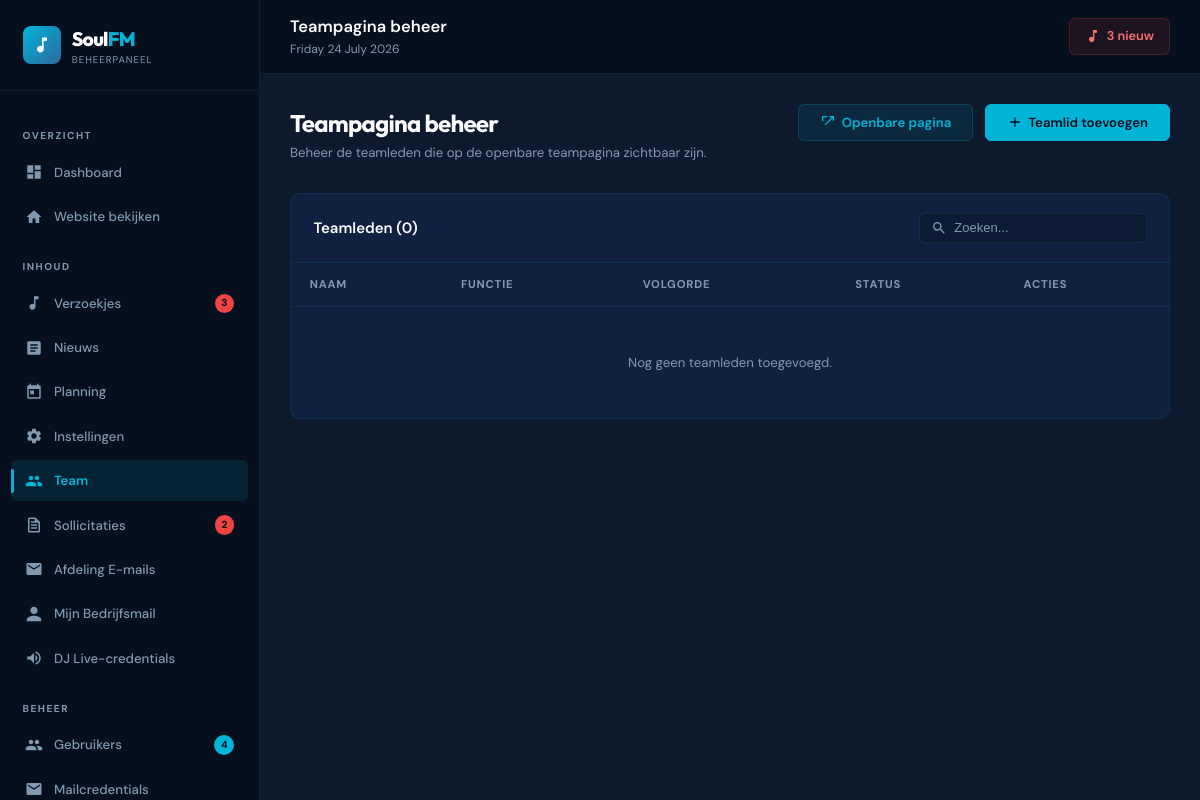
Before: /admin/team.php (signed in) with the older database file.
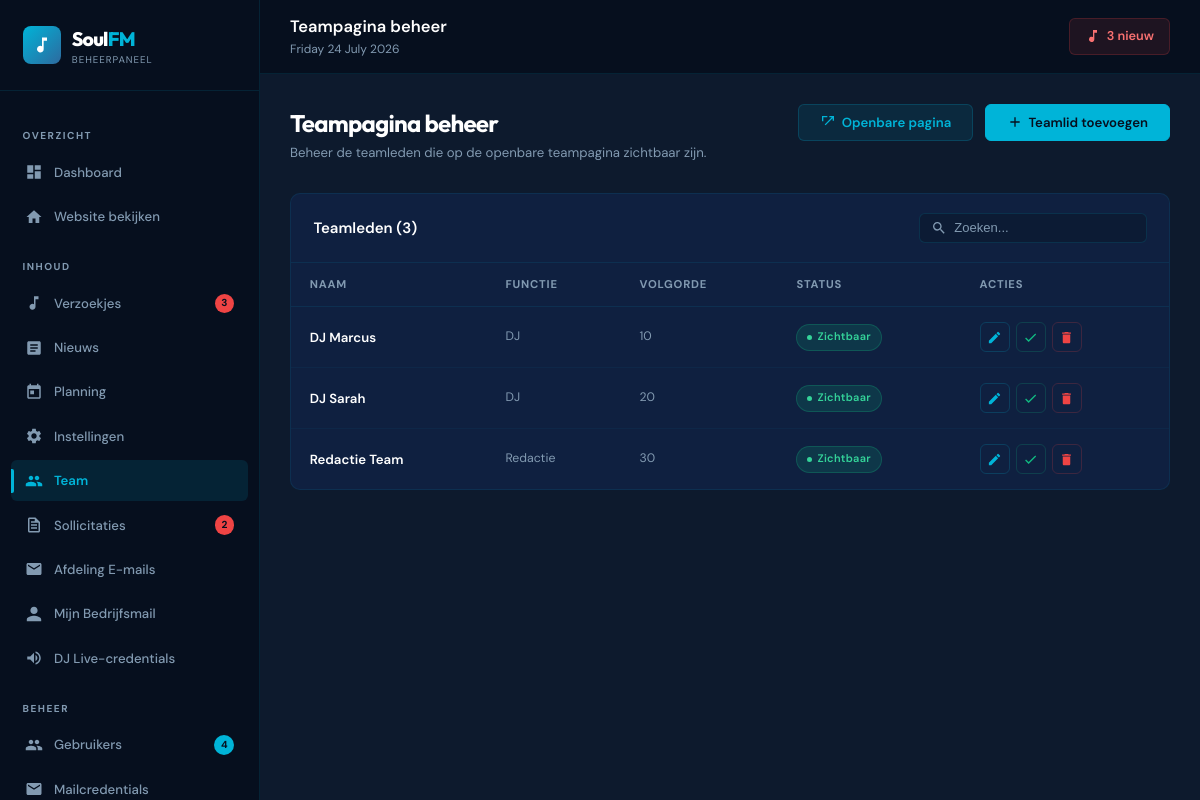
After: the same page with the newer database file.
### tables this page shows
CREATE TABLE IF NOT EXISTS team_members (
    id INT AUTO_INCREMENT PRIMARY KEY,
    name VARCHAR(120) NOT NULL,
    role_title VARCHAR(120) NOT NULL,
    bio TEXT DEFAULT NULL,
    photo_url VARCHAR(255) DEFAULT NULL,
    display_order INT NOT NULL DEFAULT 0,
    is_active TINYINT(1) NOT NULL DEFAULT 1,
    created_at DATETIME NOT NULL DEFAULT CURRENT_TIMESTAMP,
    updated_at DATETIME NOT NULL DEFAULT CURRENT_TIMESTAMP ON UPDATE CURRENT_TIMESTAMP
);

### includes/auth.php (called while the page is built, shortened)
<?php
require_once __DIR__ . '/db.php';
function isLoggedIn(): bool {
    return isset($_SESSION['user_id']) && !empty($_SESSION['user_id']);
}
function hasPermission(string $permission): bool {
    $role = $_SESSION['user_role'] ?? 'listener';
    if ($role === 'admin') return true;
    return in_array($role, $map[$permission] ?? []);
}

### includes/functions.php (called while the page is built, shortened)
<?php
require_once __DIR__ . '/db.php';
function getPendingRequestsCount(): int {
    try {
        $pdo = getPDO();
        return (int) $pdo->query('SELECT COUNT(*) FROM requests WHERE status = "pending"')->fetchColumn();
    } catch (PDOException $e) {
        return 0;
    }
}
function getUserCount(): int {
    try {
        $pdo = getPDO();
        return (int) $pdo->query('SELECT COUNT(*) FROM users')->fetchColumn();
    } catch (PDOException $e) {
        return 0;
    }
}
function getNewApplicationsCount(array $depts = []): int {
    try {
        $pdo = getPDO();
        if (empty($depts)) {
            return (int)$pdo->query('SELECT COUNT(*) FROM applications WHERE status = "new"')->fetchColumn();
        }
        $placeholders = implode(',', array_fill(0, count($depts), '?'));
        $stmt = $pdo->prepare("SELECT COUNT(*) FROM applications WHERE status = 'new' AND department IN ($placeholders)");
        $stmt->execute($depts);
        return (int)$stmt->fetchColumn();
    } catch (PDOException $e) { return 0; }
}
function getAllTeamMembers(): array {
    try {
        $stmt = getPDO()->query('
            SELECT id, name, role_title, bio, photo_url, display_order, is_active, created_at, updated_at
            FROM team_members
            ORDER BY display_order ASC, name ASC
        ');
        return $stmt->fetchAll();
    } catch (PDOException $e) {
        return [];
    }
}

### includes/db.php (called while the page is built, shortened)
<?php
$_pdo_instance = null;
function getPDO(): PDO {
    global $_pdo_instance;
    if ($_pdo_instance === null) {
        $dsn = 'mysql:host=' . DB_HOST . ';dbname=' . DB_NAME . ';charset=' . DB_CHARSET;
        $options = [
            PDO::ATTR_ERRMODE            => PDO::ERRMODE_EXCEPTION,
            PDO::ATTR_DEFAULT_FETCH_MODE => PDO::FETCH_ASSOC,
            PDO::ATTR_EMULATE_PREPARES   => false,
        ];
        try {
            $_pdo_instance = new PDO($dsn, DB_USER, DB_PASS, $options);
        } catch (PDOException $e) {
            error_log('Database connection failed: ' . $e->getMessage());
            die('<div style="font-family:sans-serif;padding:2rem;background:#fee;border:1px solid #f00;margin:2rem;border-radius:8px;">
                <h2>Database verbinding mislukt</h2>
                <p>Controleer de database instellingen in includes/config.php</p>
                <p><small>' . htmlspecialchars($e->getMessage()) . '</small></p>
            </div>');
        }
    }
    return $_pdo_instance;
}

### admin/team.php (the view, shortened to what this page needs)
<?php
require_once __DIR__ . '/../includes/auth.php';
require_once __DIR__ . '/../includes/functions.php';
$pageTitle = 'Teampagina beheer';
$activePage = 'team';
$teamMembers = getAllTeamMembers();
require_once __DIR__ . '/includes/admin-header.php';
?>
<div class="page-header-admin">
  <div>
    <h1>Teampagina beheer</h1>
    <p>Beheer de teamleden die op de openbare teampagina zichtbaar zijn.</p>
  </div>
  <div style="display:flex;gap:.75rem">
    <a href="<?= BASE_URL ?>/team.php" target="_blank" class="btn btn-secondary">
      <svg viewBox="0 0 24 24"><path d="M14 3v2h3.59L7 15.59 8.41 17 19 6.41V10h2V3z"/><path d="M5 5h6V3H3v8h2z"/></svg>
      Openbare pagina
    </a>
    <button class="btn btn-primary" data-modal-open="team-member-modal">
      <svg viewBox="0 0 24 24"><path d="M19 13h-6v6h-2v-6H5v-2h6V5h2v6h6v2z"/></svg>
      Teamlid toevoegen
    </button>
  </div>
</div>
<div class="table-container">
  <div class="table-header">
    <span class="table-title">Teamleden (<?= count($teamMembers) ?>)</span>
    <div class="search-input">
      <svg viewBox="0 0 24 24"><path d="M15.5 14h-.79l-.28-.27A6.47 6.47 0 0016 9.5 6.5 6.5 0 109.5 16c1.61 0 3.09-.59 4.23-1.57l.27.28v.79l5 4.99L20.49 19l-4.99-5zm-6 0C7.01 14 5 11.99 5 9.5S7.01 5 9.5 5 14 7.01 14 9.5 11.99 14 9.5 14z"/></svg>
      <input type="text" placeholder="Zoeken..." data-search-table="team-table">
    </div>
  </div>
  <div class="table-wrapper">
    <table id="team-table" aria-label="Teamleden">
      <thead>
        <tr>
          <th>Naam</th>
          <th>Functie</th>
          <th>Volgorde</th>
          <th>Status</th>
          <th>Acties</th>
        </tr>
      </thead>
      <tbody>
        <?php if ($teamMembers): foreach ($teamMembers as $member): ?>
        <tr>
          <td data-label="Naam">
            <div class="td-primary"><?= htmlspecialchars($member['name']) ?></div>
          </td>
          <td data-label="Functie" class="td-muted"><?= htmlspecialchars($member['role_title']) ?></td>
          <td data-label="Volgorde" class="td-muted"><?= (int)$member['display_order'] ?></td>
          <td data-label="Status">
            <span class="badge badge-<?= $member['is_active'] ? 'active' : 'inactive' ?>">
              <?= $member['is_active'] ? 'Zichtbaar' : 'Verborgen' ?>
            </span>
          </td>
          <td data-label="Acties">
            <div class="action-btns">
              <button
                type="button"
                class="btn-icon edit"
                title="Bewerken"
                aria-label="Bewerk teamlid"
                data-edit-team='<?= htmlspecialchars(json_encode($member, JSON_HEX_APOS | JSON_HEX_QUOT)) ?>'>
                <svg viewBox="0 0 24 24"><path d="M3 17.25V21h3.75L17.81 9.94l-3.75-3.75L3 17.25zM20.71 7.04a1 1 0 000-1.41l-2.34-2.34a1 1 0 00-1.41 0l-1.83 1.83 3.75 3.75 1.83-1.83z"/></svg>
              </button>
              <form method="POST" style="display:inline">
                <button type="submit" class="btn-icon check" title="Zichtbaarheid wisselen" aria-label="Wissel zichtbaarheid">
                  <svg viewBox="0 0 24 24"><path d="M9 16.17L4.83 12l-1.42 1.41L9 19 21 7l-1.41-1.41z"/></svg>
                </button>
              </form>
              <form method="POST" style="display:inline">
                <button type="submit" class="btn-icon del" title="Verwijderen"
                  data-confirm-delete="Weet je zeker dat je <?= htmlspecialchars(addslashes($member['name'])) ?> wilt verwijderen?"
                  aria-label="Verwijder teamlid">
                  <svg viewBox="0 0 24 24"><path d="M6 19c0 1.1.9 2 2 2h8c1.1 0 2-.9 2-2V7H6v12zM19 4h-3.5l-1-1h-5l-1 1H5v2h14V4z"/></svg>
                </button>
              </form>
            </div>
          </td>
        </tr>
        <?php endforeach; else: ?>
        <tr><td colspan="5" style="text-align:center;color:var(--text-dim);padding:3rem">Nog geen teamleden toegevoegd.</td></tr>
        <?php endif; ?>
      </tbody>
    </table>
  </div>
</div>
<?php require_once __DIR__ . '/includes/admin-footer.php'; ?>

### admin/includes/admin-header.php (shortened to what this page needs)
<?php
$pendingCount = getPendingRequestsCount();
?>
<!DOCTYPE html>
<html lang="nl">
<head>
  <link rel="stylesheet" href="<?= BASE_URL ?>/assets/css/admin.css">
</head>
<body>
<div class="admin-layout">
  <aside class="sidebar" id="admin-sidebar" role="navigation" aria-label="Admin navigatie">
    <div class="sidebar-logo">
      <div class="sidebar-logo-icon" aria-hidden="true">
        <svg viewBox="0 0 24 24"><path d="M12 3v10.55A4 4 0 1014 17V7h4V3h-6z"/></svg>
      </div>
      <div>
        <div class="sidebar-logo-text">Soul<span>FM</span></div>
        <span class="sidebar-logo-sub">Beheerpaneel</span>
      </div>
    </div>
    <nav class="sidebar-nav">
      <span class="nav-section-label">Overzicht</span>
      <a href="<?= BASE_URL ?>/admin/dashboard.php" class="sidebar-link <?= ($activePage ?? '') === 'dashboard' ? 'active' : '' ?>">
        <svg viewBox="0 0 24 24"><path d="M3 13h8V3H3v10zm0 8h8v-6H3v6zm10 0h8V11h-8v10zm0-18v6h8V3h-8z"/></svg>
        Dashboard
      </a>
      <a href="<?= BASE_URL ?>/index.php" target="_blank" class="sidebar-link">
        <svg viewBox="0 0 24 24"><path d="M10 20v-6h4v6h5v-8h3L12 3 2 12h3v8z"/></svg>
        Website bekijken
      </a>
      <span class="nav-section-label">Inhoud</span>
      <?php if (hasPermission('view_requests')): ?>
      <a href="<?= BASE_URL ?>/admin/requests.php" class="sidebar-link <?= ($activePage ?? '') === 'requests' ? 'active' : '' ?>">
        <svg viewBox="0 0 24 24"><path d="M12 3v10.55A4 4 0 1014 17V7h4V3h-6z"/></svg>
        Verzoekjes
        <?php if ($pendingCount > 0): ?>
        <span class="sidebar-badge danger"><?= $pendingCount ?></span>
        <?php endif; ?>
      </a>
      <?php endif; ?>
      <?php if (hasPermission('manage_news')): ?>
      <a href="<?= BASE_URL ?>/admin/news.php" class="sidebar-link <?= ($activePage ?? '') === 'news' ? 'active' : '' ?>">
        <svg viewBox="0 0 24 24"><path d="M19 3H5c-1.1 0-2 .9-2 2v14c0 1.1.9 2 2 2h14c1.1 0 2-.9 2-2V5c0-1.1-.9-2-2-2zm-5 14H7v-2h7v2zm3-4H7v-2h10v2zm0-4H7V7h10v2z"/></svg>
        Nieuws
      </a>
      <?php endif; ?>
      <?php if (hasPermission('manage_schedule')): ?>
      <a href="<?= BASE_URL ?>/admin/schedule.php" class="sidebar-link <?= ($activePage ?? '') === 'schedule' ? 'active' : '' ?>">
        <svg viewBox="0 0 24 24"><path d="M19 3h-1V1h-2v2H8V1H6v2H5c-1.11 0-1.99.9-1.99 2L3 19c0 1.1.89 2 2 2h14c1.1 0 2-.9 2-2V5c0-1.1-.9-2-2-2zm0 16H5V8h14v11zM7 10h5v5H7z"/></svg>
        Planning
      </a>
      <?php endif; ?>
      <?php if (hasPermission('manage_content')): ?>
      <a href="<?= BASE_URL ?>/admin/settings.php" class="sidebar-link <?= ($activePage ?? '') === 'settings' ? 'active' : '' ?>">
        Instellingen
      </a>
      <a href="<?= BASE_URL ?>/admin/team.php" class="sidebar-link <?= ($activePage ?? '') === 'team' ? 'active' : '' ?>">
        Team
      </a>
      <?php endif; ?>
      <?php
        $newApps = getNewApplicationsCount(getVisibleApplicationDepartments());
      ?>
      <?php if (hasPermission('view_applications')): ?>
      <a href="<?= BASE_URL ?>/admin/applications.php" class="sidebar-link <?= ($activePage ?? '') === 'applications' ? 'active' : '' ?>">
        <svg viewBox="0 0 24 24"><path d="M14 2H6c-1.1 0-2 .9-2 2v16c0 1.1.89 2 2 2h12c1.1 0 2-.9 2-2V8l-6-6zm4 18H6V4h7v5h5v11zM8 15h8v2H8zm0-4h8v2H8zm0-4h5v2H8z"/></svg>
        Sollicitaties
        <?php if ($newApps > 0): ?>
        <span class="sidebar-badge danger"><?= $newApps ?></span>
        <?php endif; ?>
      </a>
      <?php endif; ?>
      <?php if (hasPermission('view_dept_emails')): ?>
      <a href="<?= BASE_URL ?>/admin/dept-emails.php" class="sidebar-link <?= ($activePage ?? '') === 'dept-emails' ? 'active' : '' ?>">
        <svg viewBox="0 0 24 24"><path d="M20 4H4c-1.1 0-1.99.9-1.99 2L2 18c0 1.1.9 2 2 2h16c1.1 0 2-.9 2-2V6c0-1.1-.9-2-2-2zm0 4l-8 5-8-5V6l8 5 8-5v2z"/></svg>
        Afdeling E-mails
      </a>
      <?php endif; ?>
      <?php if (hasPermission('view_own_mail')): ?>
      <a href="<?= BASE_URL ?>/admin/mijn-email.php" class="sidebar-link <?= ($activePage ?? '') === 'mijn-email' ? 'active' : '' ?>">
        <svg viewBox="0 0 24 24"><path d="M12 12c2.7 0 4.8-2.1 4.8-4.8S14.7 2.4 12 2.4 7.2 4.5 7.2 7.2 9.3 12 12 12zm0 2.4c-3.2 0-9.6 1.6-9.6 4.8v2.4h19.2v-2.4c0-3.2-6.4-4.8-9.6-4.8z"/></svg>
        Mijn Bedrijfsmail
      </a>
      <?php endif; ?>
      <?php if (hasPermission('view_stream_info') || ($_SESSION['user_role'] ?? '') === 'admin'): ?>
      <a href="<?= BASE_URL ?>/admin/live-credentials.php" class="sidebar-link <?= ($activePage ?? '') === 'live-credentials' ? 'active' : '' ?>">
        <svg viewBox="0 0 24 24"><path d="M3 10v4h4l5 5V5L7 10H3zm13.5 2c0-1.77-1-3.29-2.5-4.03v8.05c1.5-.73 2.5-2.25 2.5-4.02zM14 3.23v2.06c2.89.86 5 3.54 5 6.71s-2.11 5.85-5 6.71v2.06c4.01-.91 7-4.49 7-8.77s-2.99-7.86-7-8.77z"/></svg>
        <?= ($_SESSION['user_role'] ?? '') === 'admin' ? 'DJ Live-credentials' : 'Mijn Live Radio Inlog' ?>
      </a>
      <?php endif; ?>
      <?php if (hasPermission('manage_users')): ?>
      <span class="nav-section-label">Beheer</span>
      <a href="<?= BASE_URL ?>/admin/users.php" class="sidebar-link <?= ($activePage ?? '') === 'users' ? 'active' : '' ?>">
        Gebruikers
        <span class="sidebar-badge"><?= getUserCount() ?></span>
      </a>
      <a href="<?= BASE_URL ?>/admin/mail-beheer.php" class="sidebar-link <?= ($activePage ?? '') === 'mail-beheer' ? 'active' : '' ?>">
        <svg viewBox="0 0 24 24"><path d="M20 4H4c-1.1 0-1.99.9-1.99 2L2 18c0 1.1.9 2 2 2h16c1.1 0 2-.9 2-2V6c0-1.1-.9-2-2-2zm0 4l-8 5-8-5V6l8 5 8-5v2z"/></svg>
        Mailcredentials
      </a>
      <?php endif; ?>
    </nav>
  </aside>
  <div class="admin-content">
    <header class="admin-topbar">
      <div>
        <div class="topbar-title"><?= htmlspecialchars($pageTitle ?? 'Dashboard') ?></div>
        <div class="topbar-subtitle"><?= date('l j F Y') ?></div>
      </div>
      <div class="topbar-actions">
        <?php if ($pendingCount > 0): ?>
        <a href="<?= BASE_URL ?>/admin/requests.php" class="topbar-btn" style="background:rgba(239,68,68,0.1);border-color:rgba(239,68,68,0.2);color:#f87171">
          <svg viewBox="0 0 24 24"><path d="M12 3v10.55A4 4 0 1014 17V7h4V3h-6z"/></svg>
          <?= $pendingCount ?> nieuw
        </a>
        <?php endif; ?>
      </div>
    </header>
    <main class="admin-main">

### admin/includes/admin-footer.php (shortened to what this page needs)
    </main>
  </div>
</div>
</body>
</html>

Changed rows visible on the page:
added team_members: name "DJ Marcus", role_title "DJ", display_order "10", is_active "Zichtbaar"
added team_members: name "DJ Sarah", role_title "DJ", display_order "20", is_active "Zichtbaar"
added team_members: name "Redactie Team", role_title "Redactie", display_order "30", is_active "Zichtbaar"
Other visible differences:
count($teamMembers): "0" → "3"
text no longer shown: "Nog geen teamleden toegevoegd."
